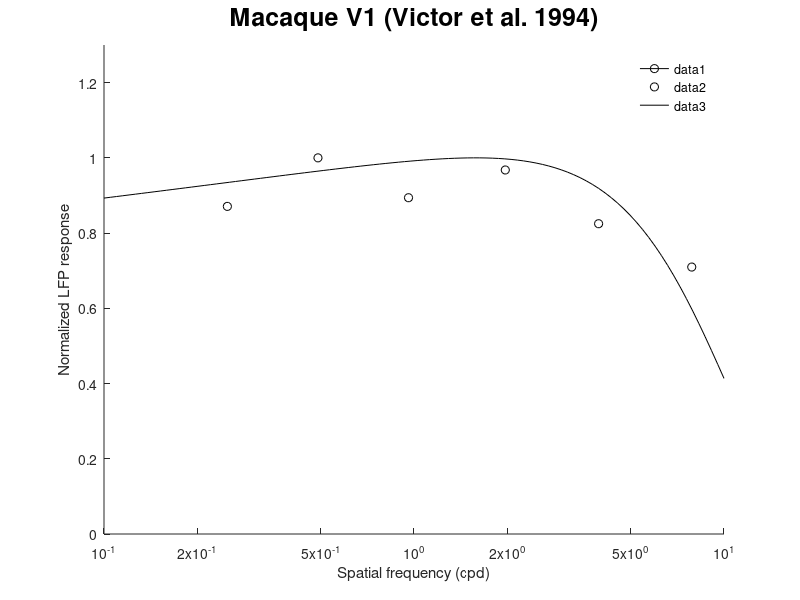

Write MATLAB code to recreate this figure. (Note: this script raises an error after producing the figure.)
% From Victor et al.,  1994
% VICTOR, KEITH PURPURA, EPHRAIM KATZ, AND BUQING MAO
% data from <5d deg of fovea
%

load('vict_sf_tuning.mat');

h.fig=figure;
hold on

plot(5,5,'-ok');

layers=2;
x=vict.x{1};
y=vict.y{1};
for layer=2:layers
 x=x+vict.x{layer};
 y=y+vict.y{layer};
end
x=x/layers;
y=y/layers;
y=y/max(y);
plot(x,y,'ok');



sf=logspace(log10(0.1),log10(10),100);

% best fit
    p=sf.^0.05.*exp(-sf.^2/10^2);
    p=p/max(p); % normalize

%    p=mean(y)*ones(size(sf));
%    p=p*0.9;
plot(sf,p,'k');

    


set(gca,'Xscale','log');
axis([0.1 10 0 1.3])
set(gca,'XTick',[0.1 0.2 0.5 1 2 5 10]);
%set(gca,'XTickLabel',['0.1';'0.5';' 1 ';' 5 ';' 10']);
xlabel('Spatial frequency (cpd)');
ylabel('Normalized LFP response');
legend boxoff
title('Macaque V1 (Victor et al. 1994)','fontsize',18);


bigger_linewidth(3);
smaller_font(-12);

save_figure('fit_Victor_et_al_1994.png',fileparts(which('model_explanation_figure')),h.fig);

